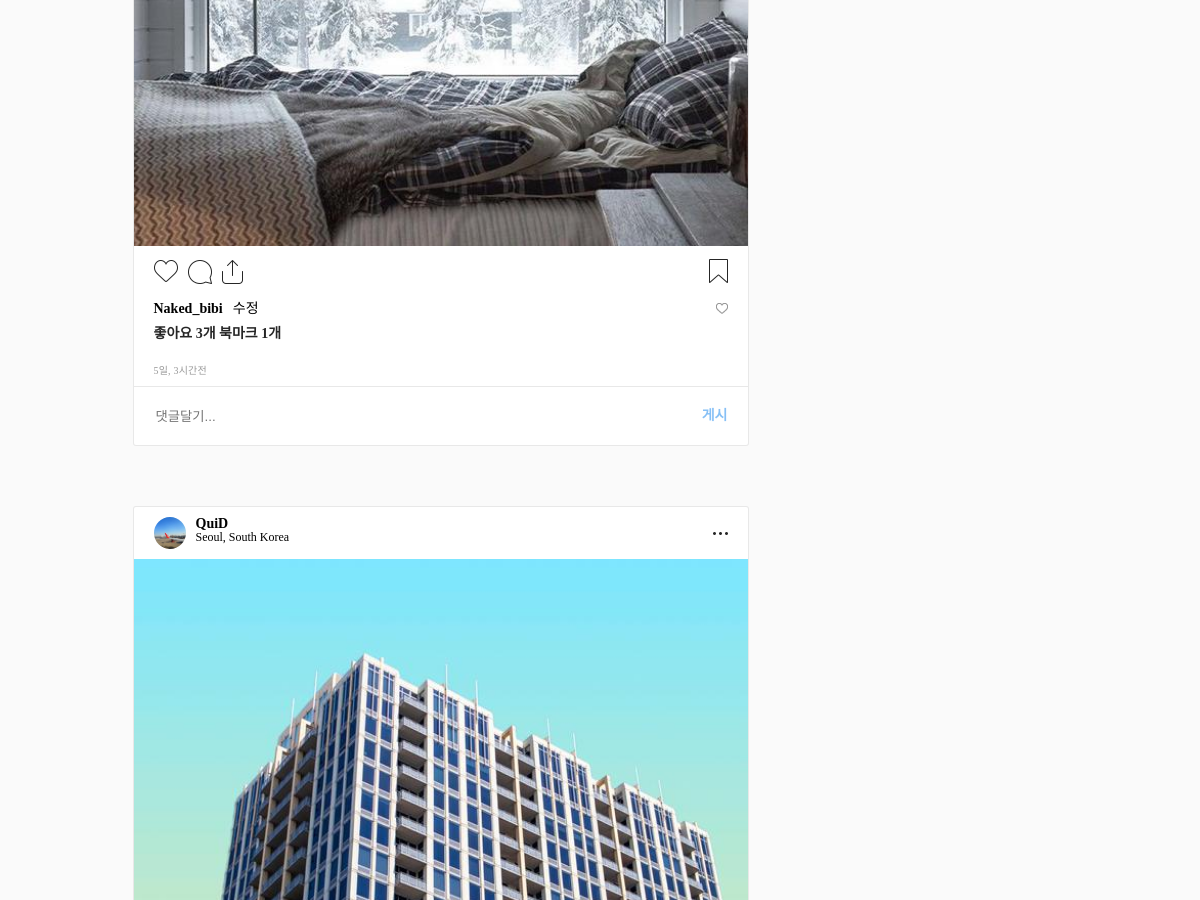
Page /post/ (middle part) on the earlier database version.
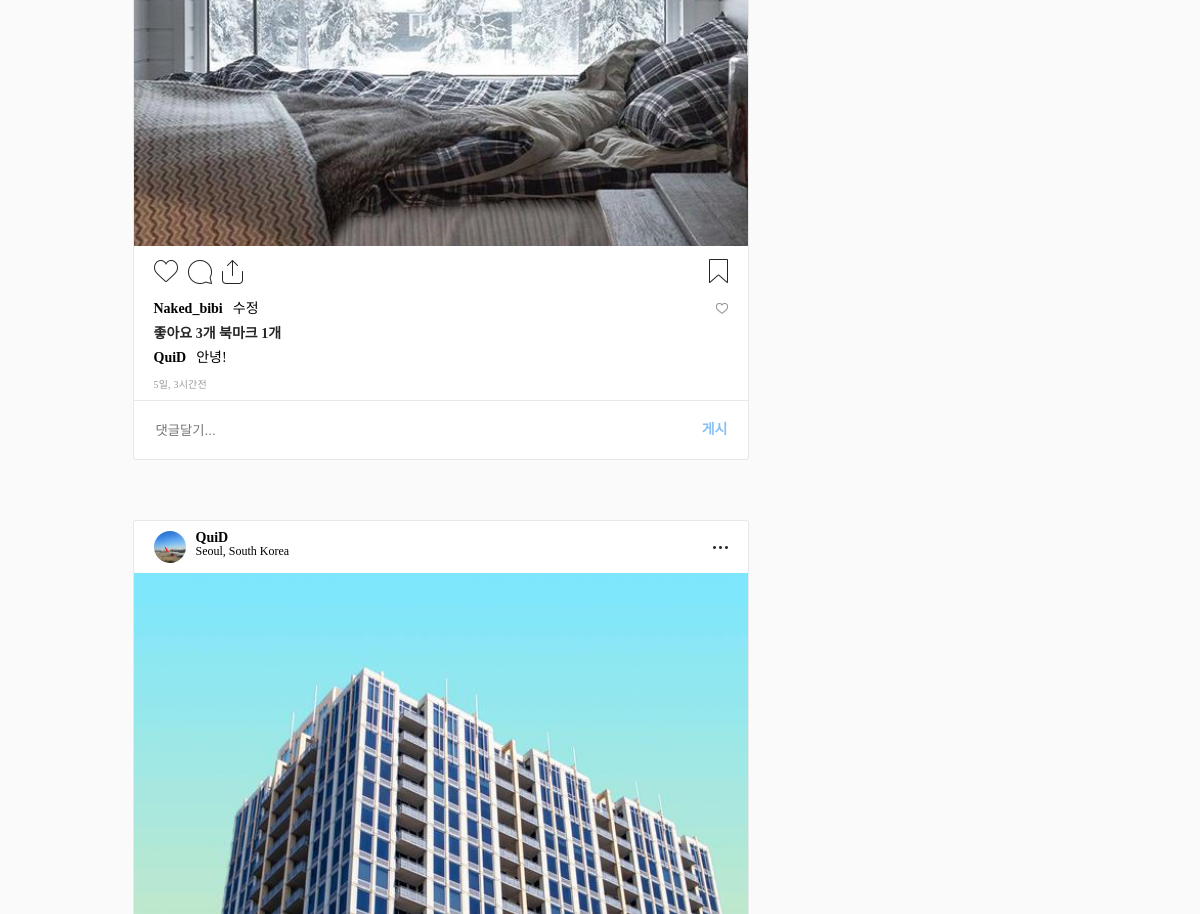
Same page on the later database version.
### post/models.py (models this page shows, shortened)
class Post(models.Model):
    author = models.ForeignKey(settings.AUTH_USER_MODEL,on_delete=models.CASCADE)
    photo = ProcessedImageField(upload_to=photo_path,
                               processors=[ResizeToFill(600,600)],
                               format='JPEG',
                               options={'qualty':90})
    content =models.CharField(max_length=140, help_text="최대길이 140자 입력이 가능합니다.")
    like_user_set = models.ManyToManyField(settings.AUTH_USER_MODEL,blank=True,related_name='like_user_set',through = 'Like')
    bookmark_user_set = models.ManyToManyField(settings.AUTH_USER_MODEL,blank=True,related_name='bookmark_user_set',through = 'Bookmark')
    created_at = models.DateTimeField(auto_now_add=True)
    updated_at = models.DateTimeField(auto_now=True)
    class Meta:
        ordering = ['-created_at']
    @property
    def like_count(self):
        return self.like_user_set.count()
    @property
    def bookmark_count(self):
        return self.bookmark_user_set.count()

class Comment(models.Model):
    post=models.ForeignKey(Post,on_delete=models.CASCADE)
    author=models.ForeignKey(settings.AUTH_USER_MODEL, on_delete=models.CASCADE)
    content = models.CharField(max_length=40)
    created_at = models.DateTimeField(auto_now_add=True)
    updated_at = models.DateTimeField(auto_now=True)
    class Meta:
        ordering=['-id']

### accounts/models.py (models this page shows)
class Profile(models.Model):
    user = models.OneToOneField(settings.AUTH_USER_MODEL, on_delete=models.CASCADE)
    nickname = models.CharField('별명',max_length=20, unique=True)
    picture = ProcessedImageField(upload_to=user_path,
                                  processors=[ResizeToFill(150,150)],
                                  format='JPEG',
                                  options={'quality':90},
                                  blank=True,
                                 )
    about = models.CharField(max_length=300, blank=True)
    GENDER_C = (
        ('선택안함','선택안함'),
        ('여성','여성'),
        ('남성','남성'),
    )
    gender =models.CharField('성별(선택사항)',
                            max_length=10,
                            choices=GENDER_C,
                            default='N')

### post/views.py (the view)
# urls.py: path('',lambda r: redirect('post:post_list'),name='root')
def post_list(request):
    post_list=Post.objects.all()
    if request.user.is_authenticated:
        username=request.user
        user=get_object_or_404(get_user_model(),username=username)
        user_profile=user.profile
        return render(request,'post/post_list.html',{
            'user_profile':user_profile,
            'posts':post_list,
        })
    else:
        return render(request,'post/post_list.html',{
            'posts':post_list,
        })

### post/templates/post/post_list.html (shortened to what the changed rows need)
{% extends "post/layout.html" %}
{% load static %}
{% block head %}
<link rel="stylesheet" href="{% static 'css/style.css' %}">
<link rel="stylesheet" href="{% static 'css/common.css' %}">
{% endblock %}
{% block content %}
<section id="main_container">
            <div class="inner">
                <div class="contents_box">
                    {% for post in posts  %}
                    <article class="contents">
                        <header class="top">
                            <div class="user_container">
                                <div class="profile_img">
                                    {% if post.author.profile.picture  %}
                                    <img src="{{post.author.profile.picture.url}}" alt="프로필이미지">
                                    {% else %}
                                    <img src="{% static 'imgs/thumb.jpeg' %}" alt="프로필이미지">
                                    {% endif %}
                                </div>
                                <div class="user_name">
                                    <div class="nick_name m_text">{{post.author.profile.nickname}}</div>
                                    <div class="country s_text">Seoul, South Korea</div>
                                </div>
                            </div>
                            <div class="sprite_more_icon" data-name="more">
                            </div>
                        </header>
                        <div class="img_section">
                            <div class="trans_inner">
                                <div><img src="{{ post.photo.url }}" alt="visual01"></div>
                            </div>
                        </div>
                        <div class="bottom_icons">
                            <div class="left_icons">
                                <div class="heart_btn">
                                    {% if user in post.like_user_set.all %}
                                    <div class="sprite_heart_icon_outline on" name="{{ post.id }}" data-name="heartbeat"></div>
                                    {% else %}
                                    <div class="sprite_heart_icon_outline" name="{{ post.id }}" data-name="heartbeat"></div>
                                    {% endif %}
                                </div>
                                <div class="sprite_bubble_icon"></div>
                                <div class="sprite_share_icon" data-name="share"></div>
                            </div>
                            <div class="right_icon">
                                {% if user in post.bookmark_user_set.all %}
                                <div class="sprite_bookmark_outline on" data-name="bookmark" name="{{post.id}}"></div>
                                {% else %}
                                <div class="sprite_bookmark_outline" data-name="bookmark" name="{{post.id}}"></div>
                                {% endif %}
                            </div>
                        </div>
                         <div class="comment_container">
                            <div class="comment">
                                <div class="comment-detail">
                                    <div class="nick_name m_text">{{ post.author.profile.nickname }} </div>
                                    <div>{{ post.content }}</div>
                                </div>
                            </div>
                            <div class="small_heart">
                                <div class="sprite_small_heart_icon_outline"></div>
                            </div>
                        </div>
                        <div class="likes m_text">
                            {% if not post.like_count %}
                            {% else %}
                            <span id="like-count-{{ post.id }}">좋아요 {{ post.like_count }}개</span>
                            {% endif %}
                            {% if not post.bookmark_count %}
                            {% else %}
                            <span id="bookmark-count-{{ post.id }}">북마크 {{ post.bookmark_count }}개</span>
                            {% endif %}
                        </div>
                        <div class="comment_container">
                            <div class="comment" id="comment-list-ajax-post{{post.id}}">
                                {% for comment in post.comment_set.all %}
                                <div class="comment-detail" id="comment{{ comment.id }}">
                                    <div class="nick_name m_text">{{ comment.author.profile.nickname }} </div>
                                    <div>{{ comment.content }}</div>
                                </div>
                                {% endfor %}
                            </div>
                        </div>
                        <div class="timer">{{post.created_at|timesince}}전</div>
                        <div class="comment_field" id="add-comment-post{{post.id}}">
                            {% if user.is_authenticated %}
                            {{ comment_form }}
                            <input type="text" placeholder="댓글달기...">
                            <div class="upload_btn m_text" data-name="comment" name="{{post.id}}">게시</div>
                            {% else %}
                            <input type="text" placeholder="댓글달기...">
                            <div class="upload_btn m_text" data-name="comment" name="{{post.id}}" onclick="alert('댓글을 작성하려면 로그인이 필요합니다.')">게시</div>
                            {% endif %}
                        </div>
                    </article>
                    {% endfor %}
                </div>
            </div>
        </section>
{% endblock %}

Differences in the rows shown:
added Comment: author.profile.nickname "QuiD", content "안녕!", shown under Post "수정"
